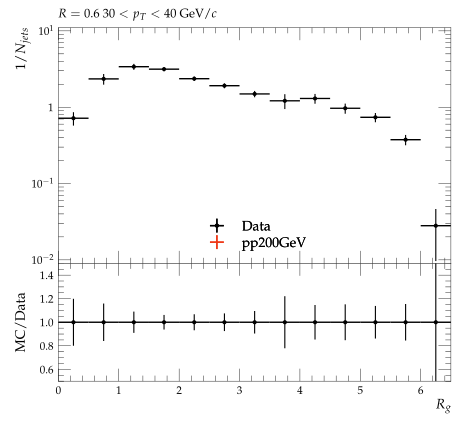

The script that saved this image:
#! /usr/bin/env python3

# This Python script was auto-generated using YODA v2.1.0.
# Analysis object: /STAR_2020_I1783875/d25-x01-y01
# Timestamp: 07-10-2025 (17:32:21)

import matplotlib as mpl
import matplotlib.pyplot as plt
mpl.use('Agg') # comment out for interactive use
import os
import numpy as np
from numpy import nan, inf

plotDir = os.path.split(os.path.realpath(__file__))[0]
if 'YODA_USER_PLOT_PATH' in globals():
    plot_outdir = globals()['YODA_USER_PLOT_PATH']
else:
    plot_outdir = plotDir

#plot style
plt.style.use(os.path.join(plotDir, '../default.mplstyle'))
# plot metadata
figW, figH = plt.rcParams['figure.figsize']
ax_xLabel = r'$R_{g}$'
ax_yLabel = r'$1/N_{jets}$'
ax_title  = r'$R=0.6 ~ 30 < p_{T} < 40$ GeV/$c$'
ax_xScale = 'linear'
ax_yScale = 'log'
xLims = (0.0, 6.5)
yLims = (0.009000000000000001, 11.0)

# TeX-friendly labels for the legend
labels = {
    'legend' : ([ r"Data", r"pp200GeV" ], r""),
}

# Adjust canvas width and height
canvasW = 10.0
canvasH = 9.0
figW *= canvasW/10.
figH *= canvasH/9.

# Create figure and axis objects
fig, (ax, ratio0_ax) = plt.subplots(2, 1, sharex=True,
                  figsize=(figW,figH), gridspec_kw={'height_ratios': (6.0, 3.0)})

# Set figure margins
plt.subplots_adjust(
    left   = 1.0 * plt.rcParams['figure.subplot.left'],
    right  = 1.0 * plt.rcParams['figure.subplot.right'],
    top    = 1.0 * plt.rcParams['figure.subplot.top'],
    bottom = 1.0 * plt.rcParams['figure.subplot.bottom'])

ratio0_ax.yaxis.set_major_locator(mpl.ticker.MultipleLocator(0.2))
ratio0_ax.set_ylim(0.5, 1.4999)
ratio0_ax.set_ylabel('MC/Data')

# the numerical data is stored in a separate file
dataf = dict()
prefix = os.path.split(__file__)[0]
if prefix:    prefix = prefix + '/'
exec(open(prefix+'d25-x01-y01__data.py').read(), dataf)


legend_handles = dict() # keep track of handles for the legend

# style options for curves
# starts at zorder>=5 to draw curve on top of legend
styles = {
  'Data': {
    'color' : 'black',
    'linestyle' : '-',
    'linewidth' : 1,
    'marker' : 'o',
    'markersize' : 2,
    'capsize' : 0.0,
    'zorder' : 5,
    'histstyle' : 0,
    'drawstyle' : 'steps-pre',
    'xerrorbars' : 1,
    'yerrorbars' : 1,
    'fillcolor' : None,
    'fillopacity' : 1.0,
    'ratio0_linestyle' : '-',
    'ratio0_linewidth' : 1,
    'ratio0_marker' : 'o',
    'ratio0_markersize' : 2,
    'ratio0_capsize' : 0.0,
    'ratio0_zorder' : 5,
    'ratio0_histstyle' : 0,
    'ratio0_drawstyle' : 'steps-pre',
    'ratio0_xerrorbars' : 1,
    'ratio0_yerrorbars' : 1,
  },
  'pp200GeV.yoda': {
    'color' : '#EE3311',
    'linestyle' : '-',
    'linewidth' : 1,
    'marker' : 'none',
    'markersize' : 2,
    'capsize' : 0.0,
    'zorder' : 6,
    'histstyle' : 1,
    'drawstyle' : 'steps-pre',
    'xerrorbars' : 1,
    'yerrorbars' : 1,
    'fillcolor' : None,
    'fillopacity' : 1.0,
    'ratio0_linestyle' : '-',
    'ratio0_linewidth' : 1,
    'ratio0_marker' : 'none',
    'ratio0_markersize' : 2,
    'ratio0_capsize' : 0.0,
    'ratio0_zorder' : 6,
    'ratio0_histstyle' : 1,
    'ratio0_drawstyle' : 'steps-pre',
    'ratio0_xerrorbars' : 1,
    'ratio0_yerrorbars' : 1,
  },
}

# curve from input yoda files in main panel
for label, yvals in dataf['yvals'].items():
    if all(np.isnan(v) for v in dataf['yvals'][label]):
        continue
    tmp = None
    if styles[label]['histstyle']: # draw as histogram
        xpos = dataf['xedges'][label] if styles[label]['drawstyle'] else dataf['xpoints'][label]
        ypos = np.insert(yvals, 0, yvals[0]) if styles[label]['drawstyle'] else yvals
        if styles[label]['fillcolor']: # fill area below curve
            ax.fill_between(xpos, ypos, step='pre',
                            color=styles[label]['fillcolor'],
                            alpha=styles[label]['fillopacity'])
        tmp, = ax.plot(xpos, ypos,
                       color=styles[label]['color'],
                       linestyle=styles[label]['linestyle'],
                       linewidth=styles[label]['linewidth'],
                       drawstyle=styles[label]['drawstyle'], solid_joinstyle='miter',
                       zorder=styles[label]['zorder'], label=label)
    tmp = ax.errorbar(dataf['xpoints'][label], yvals,
                      xerr=np.array(dataf['xerrs'][label])*styles[label]['xerrorbars'],
                      yerr=np.array(dataf['yerrs'][label])*styles[label]['yerrorbars'],
                      fmt=styles[label]['marker'], capsize=styles[label]['capsize'],
                      markersize=styles[label]['markersize'],
                      ecolor=styles[label]['color'],
                      color=styles[label]['color'], zorder=styles[label]['zorder'])
    tmp[-1][0].set_linestyle(styles[label]['linestyle'])
    tmp[-1][0].set_linewidth(styles[label]['linewidth'])
    if label in dataf['add_legend_handle']:  legend_handles[label] = tmp
    for varLabel in dataf['variation_yvals'].keys():
        if varLabel.startswith(label):
            tmp, = ax.plot(dataf['xedges'][label], dataf['variation_yvals'][varLabel],
                           color=styles[label]['color'],
                           linestyle=styles[label]['linestyle'],
                           linewidth=styles[label]['linewidth'],
                           drawstyle='steps-pre', solid_joinstyle='miter',
                           zorder=styles[label]['zorder'], alpha=0.5)


# plots on ratio panel
# curve from input yoda files in ratio panel
for label, yvals in dataf['ratio0_yvals'].items():
    if all(np.isnan(v) for v in yvals):
        continue
    if styles[label]['ratio0_histstyle']: # plot as histogram
        xpos = dataf['xedges']['Data'] if styles[label]['ratio0_drawstyle'] else dataf['xpoints']['Data']
        ypos = np.insert(yvals, 0, yvals[0]) if styles[label]['ratio0_drawstyle'] else yvals
        ratio0_ax.plot(xpos, ypos,
                       color=styles[label]['color'],
                       linewidth=styles[label]['linewidth'],
                       linestyle=styles[label]['ratio0_linestyle'],
                       drawstyle=styles[label]['ratio0_drawstyle'], zorder=styles[label]['zorder'],
                       solid_joinstyle='miter')
    tmp = ratio0_ax.errorbar(dataf['xpoints']['Data'], yvals,
                             xerr=np.array(dataf['ref_xerrs'])*styles[label]['ratio0_xerrorbars'],
                             yerr=np.array(dataf['ratio0_yerrs'][label])*styles[label]['ratio0_yerrorbars'],
                             fmt=styles[label]['ratio0_marker'], capsize=styles[label]['ratio0_capsize'],
                             markersize=styles[label]['ratio0_markersize'],
                             ecolor=styles[label]['color'],
                             color=styles[label]['color'])
    tmp[-1][0].set_linestyle(styles[label]['ratio0_linestyle'])
    tmp[-1][0].set_linewidth(styles[label]['ratio0_linewidth'])

    for varlabel in dataf['ratio0_variation_vals'].keys():
        if varlabel.startswith(label):
            ratio0_ax.plot(dataf['xedges']['Data'],
                            dataf['ratio0_variation_vals'][varlabel],
                            color=styles[label]['color'],
                            linestyle=styles[label]['linestyle'],
                            linewidth=styles[label]['linewidth'],
                            drawstyle='steps-pre', solid_joinstyle='miter',
                            zorder=1, alpha=0.5)

legend_items = list(legend_handles.values())
ax.add_artist(ax.legend(legend_items,
                        labels['legend'][0],
                        title=labels['legend'][1],
                        alignment='left',
                        loc='lower center',
                        bbox_to_anchor=(0.5, 0.0)))

# set plot metadata as defined above
ratio0_ax.set_xlabel(ax_xLabel)
ratio0_ax.xaxis.set_label_coords(1., -0.15)
ax.set_ylabel(ax_yLabel, ha='right', va='top')
ax.yaxis.set_label_coords(-0.11, 1.0)
ax.set_title(ax_title, loc='left')
ax.set_xscale(ax_xScale)
ax.set_yscale(ax_yScale)
ax.set_xlim(xLims)
ax.set_ylim(yLims)

# tick formatting
plt.rcParams['xtick.top'] = True
plt.rcParams['ytick.right'] = True
ax.yaxis.set_major_locator(mpl.ticker.LogLocator(base=10.0, numticks=np.inf))
ax.yaxis.set_minor_locator(mpl.ticker.LogLocator(
                           base=10.0, subs=np.arange(0.1, 1, 0.1), numticks=np.inf))
fig.align_ylabels((ax, ratio0_ax))
plt.savefig(os.path.join(plot_outdir, 'd25-x01-y01.pdf'), format='PDF')
plt.savefig(os.path.join(plot_outdir, 'd25-x01-y01.png'), format='PNG')

plt.close(fig)
